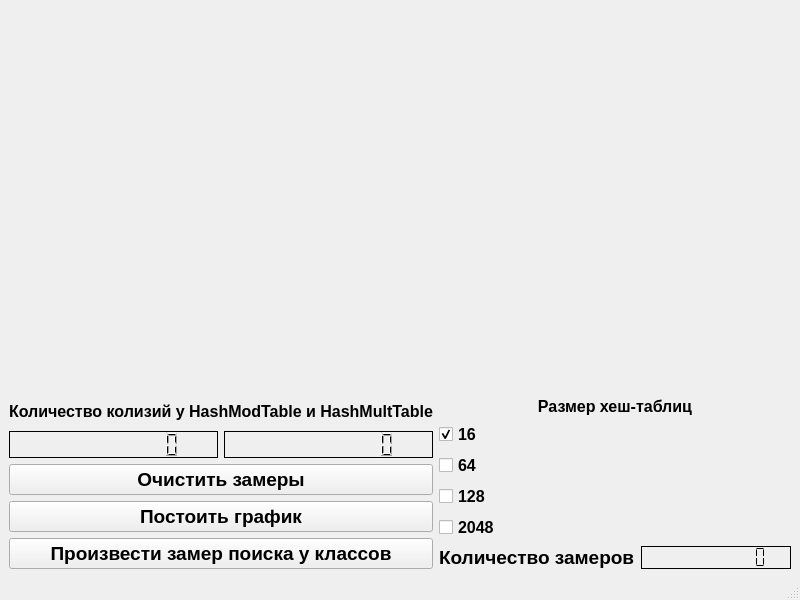
<?xml version="1.0" encoding="UTF-8"?>
<ui version="4.0">
 <class>MainWindow</class>
 <widget class="QMainWindow" name="MainWindow">
  <property name="geometry">
   <rect>
    <x>0</x>
    <y>0</y>
    <width>800</width>
    <height>600</height>
   </rect>
  </property>
  <property name="windowTitle">
   <string>MainWindow</string>
  </property>
  <widget class="QWidget" name="centralwidget">
   <layout class="QGridLayout" name="gridLayout">
    <item row="0" column="0" rowspan="3" colspan="2">
     <widget class="QCustomPlot" name="widget" native="true">
      <property name="maximumSize">
       <size>
        <width>16777215</width>
        <height>16777215</height>
       </size>
      </property>
      <property name="baseSize">
       <size>
        <width>0</width>
        <height>0</height>
       </size>
      </property>
      <property name="font">
       <font>
        <hintingpreference>PreferDefaultHinting</hintingpreference>
        <fontweight>Medium</fontweight>
       </font>
      </property>
     </widget>
    </item>
    <item row="8" column="1">
     <layout class="QVBoxLayout" name="verticalLayout">
      <property name="spacing">
       <number>6</number>
      </property>
      <property name="sizeConstraint">
       <enum>QLayout::SetDefaultConstraint</enum>
      </property>
      <item>
       <widget class="QLabel" name="label">
        <property name="sizePolicy">
         <sizepolicy hsizetype="Preferred" vsizetype="Fixed">
          <horstretch>0</horstretch>
          <verstretch>0</verstretch>
         </sizepolicy>
        </property>
        <property name="font">
         <font>
          <pointsize>12</pointsize>
          <bold>true</bold>
         </font>
        </property>
        <property name="text">
         <string>Размер хеш-таблиц</string>
        </property>
        <property name="alignment">
         <set>Qt::AlignCenter</set>
        </property>
       </widget>
      </item>
      <item>
       <widget class="QCheckBox" name="checkBox16">
        <property name="font">
         <font>
          <pointsize>12</pointsize>
          <bold>true</bold>
         </font>
        </property>
        <property name="text">
         <string>16</string>
        </property>
        <property name="checked">
         <bool>true</bool>
        </property>
        <attribute name="buttonGroup">
         <string notr="true">buttonGroup</string>
        </attribute>
       </widget>
      </item>
      <item>
       <widget class="QCheckBox" name="checkBox64">
        <property name="font">
         <font>
          <pointsize>12</pointsize>
          <bold>true</bold>
         </font>
        </property>
        <property name="text">
         <string>64</string>
        </property>
        <attribute name="buttonGroup">
         <string notr="true">buttonGroup</string>
        </attribute>
       </widget>
      </item>
      <item>
       <widget class="QCheckBox" name="checkBox128">
        <property name="font">
         <font>
          <pointsize>12</pointsize>
          <bold>true</bold>
         </font>
        </property>
        <property name="text">
         <string>128</string>
        </property>
        <attribute name="buttonGroup">
         <string notr="true">buttonGroup</string>
        </attribute>
       </widget>
      </item>
      <item>
       <widget class="QCheckBox" name="checkBox2048">
        <property name="font">
         <font>
          <pointsize>12</pointsize>
          <bold>true</bold>
         </font>
        </property>
        <property name="text">
         <string>2048</string>
        </property>
        <attribute name="buttonGroup">
         <string notr="true">buttonGroup</string>
        </attribute>
       </widget>
      </item>
      <item>
       <layout class="QHBoxLayout" name="horizontalLayout">
        <item>
         <widget class="QLabel" name="label_2">
          <property name="font">
           <font>
            <pointsize>14</pointsize>
            <bold>true</bold>
           </font>
          </property>
          <property name="text">
           <string>Количество замеров</string>
          </property>
         </widget>
        </item>
        <item>
         <widget class="QLCDNumber" name="amountNumber">
          <property name="sizePolicy">
           <sizepolicy hsizetype="Preferred" vsizetype="Preferred">
            <horstretch>0</horstretch>
            <verstretch>0</verstretch>
           </sizepolicy>
          </property>
          <property name="autoFillBackground">
           <bool>false</bool>
          </property>
          <property name="styleSheet">
           <string notr="true">color: rgb(0, 0, 0);</string>
          </property>
          <property name="frameShape">
           <enum>QFrame::Box</enum>
          </property>
          <property name="frameShadow">
           <enum>QFrame::Plain</enum>
          </property>
          <property name="lineWidth">
           <number>1</number>
          </property>
          <property name="midLineWidth">
           <number>0</number>
          </property>
          <property name="smallDecimalPoint">
           <bool>false</bool>
          </property>
          <property name="digitCount">
           <number>10</number>
          </property>
          <property name="segmentStyle">
           <enum>QLCDNumber::Flat</enum>
          </property>
         </widget>
        </item>
       </layout>
      </item>
     </layout>
    </item>
    <item row="8" column="0">
     <layout class="QVBoxLayout" name="verticalLayout_3">
      <item>
       <layout class="QVBoxLayout" name="verticalLayout_2">
        <item>
         <widget class="QLabel" name="label_3">
          <property name="font">
           <font>
            <pointsize>12</pointsize>
            <bold>true</bold>
           </font>
          </property>
          <property name="text">
           <string>Количество колизий у HashModTable и HashMultTable</string>
          </property>
         </widget>
        </item>
        <item>
         <layout class="QHBoxLayout" name="horizontalLayout_3">
          <item>
           <widget class="QLCDNumber" name="amountModCollisions">
            <property name="styleSheet">
             <string notr="true">color: rgb(0, 0, 0);</string>
            </property>
            <property name="frameShadow">
             <enum>QFrame::Plain</enum>
            </property>
            <property name="digitCount">
             <number>10</number>
            </property>
           </widget>
          </item>
          <item>
           <widget class="QLCDNumber" name="amountMultCollisions">
            <property name="styleSheet">
             <string notr="true">color: rgb(0, 0, 0);</string>
            </property>
            <property name="frameShadow">
             <enum>QFrame::Plain</enum>
            </property>
            <property name="digitCount">
             <number>10</number>
            </property>
           </widget>
          </item>
         </layout>
        </item>
       </layout>
      </item>
      <item>
       <widget class="QPushButton" name="clearButton">
        <property name="font">
         <font>
          <pointsize>14</pointsize>
          <bold>true</bold>
         </font>
        </property>
        <property name="cursor">
         <cursorShape>PointingHandCursor</cursorShape>
        </property>
        <property name="text">
         <string>Очистить замеры</string>
        </property>
       </widget>
      </item>
      <item>
       <widget class="QPushButton" name="buildButton">
        <property name="font">
         <font>
          <pointsize>14</pointsize>
          <bold>true</bold>
         </font>
        </property>
        <property name="cursor">
         <cursorShape>PointingHandCursor</cursorShape>
        </property>
        <property name="text">
         <string>Постоить график</string>
        </property>
       </widget>
      </item>
      <item>
       <widget class="QPushButton" name="timeFindButton">
        <property name="font">
         <font>
          <pointsize>14</pointsize>
          <bold>true</bold>
         </font>
        </property>
        <property name="cursor">
         <cursorShape>PointingHandCursor</cursorShape>
        </property>
        <property name="text">
         <string>Произвести замер поиска у классов</string>
        </property>
       </widget>
      </item>
     </layout>
    </item>
   </layout>
  </widget>
  <widget class="QMenuBar" name="menubar">
   <property name="geometry">
    <rect>
     <x>0</x>
     <y>0</y>
     <width>800</width>
     <height>22</height>
    </rect>
   </property>
  </widget>
  <widget class="QStatusBar" name="statusbar"/>
 </widget>
 <customwidgets>
  <customwidget>
   <class>QCustomPlot</class>
   <extends>QWidget</extends>
   <header>qcustomplot.h</header>
   <container>1</container>
  </customwidget>
 </customwidgets>
 <resources/>
 <connections/>
 <buttongroups>
  <buttongroup name="buttonGroup"/>
 </buttongroups>
</ui>
